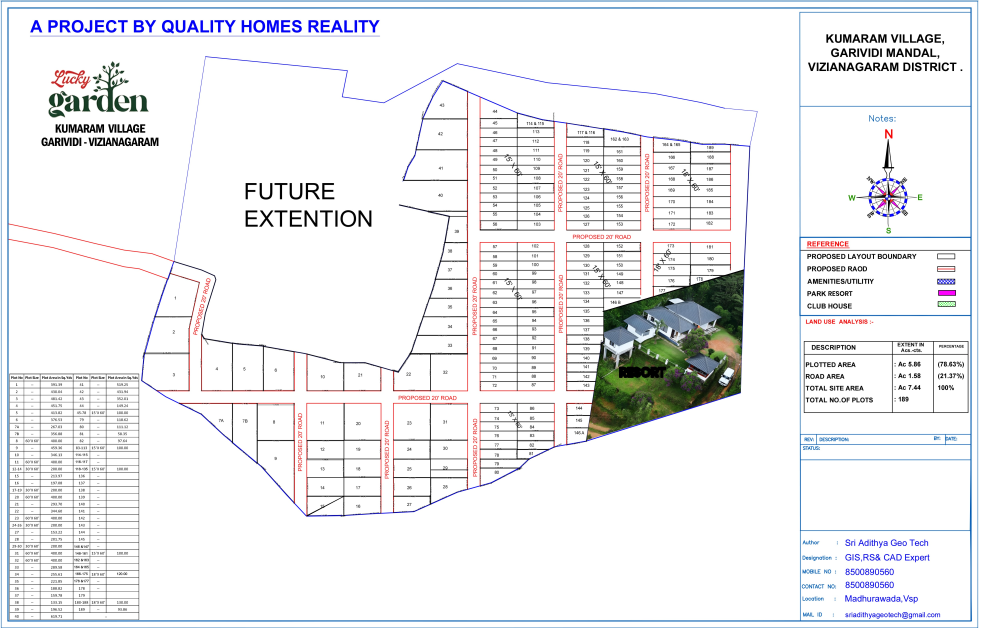
#> input picture layout-fix/scan.jpeg, 4928 x 3139 px (shown at 1/5 size)
$ python cmp.py scan.jpeg
#> lines starting #> are read from the running program, lines starting #| are printed output that depends on the picture
import cv2, numpy as np, sys
a=cv2.imread('scan.jpeg'); b=cv2.imread(sys.argv[1])
#> further down, a is the input picture: shape (3139, 4928, 3); mean B, G, R 239.1, 237.3, 237
def pair(box,scale,name):
#> called with box = (680, 1280, 1080, 2100), scale = 1.5, name = 'cmpA.png'
    x0,y0,x1,y1=box
    A=cv2.resize(a[y0:y1,x0:x1],None,fx=scale,fy=scale,interpolation=cv2.INTER_CUBIC)
    B=cv2.resize(b[y0:y1,x0:x1],None,fx=scale,fy=scale,interpolation=cv2.INTER_CUBIC)
    cv2.imwrite(name,np.hstack([A,np.full((A.shape[0],12,3),(0,160,255),np.uint8),B]))
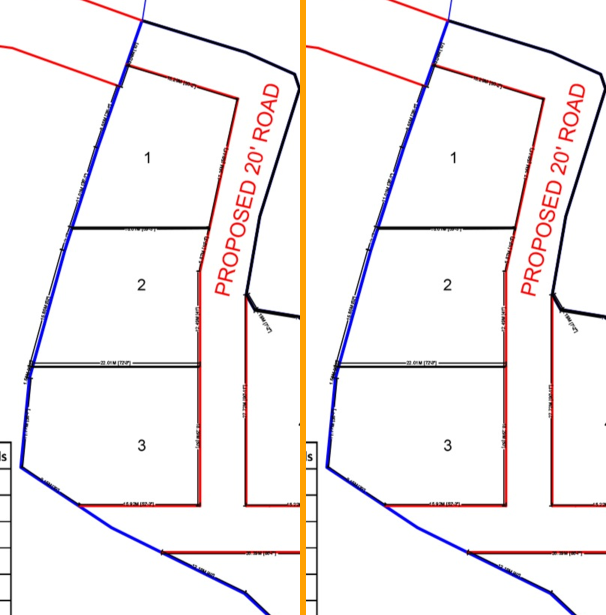
#> saved as cmpA.png: shape (1230, 1212, 3) (shown at 1/2 size); mean B, G, R 240.1, 239.1, 244.2
pair((680,1280,1080,2100),1.5,'cmpA.png')
pair((990,1640,1560,1800),1.4,'cmpA2.png')
#> call 2 of pair, with box = (990, 1640, 1560, 1800), scale = 1.4, name = 'cmpA2.png'
#> in pair (call 2), `A=cv2.resize(a[y0:y1,x0:x1],None,fx=scale,fy=scale,interpolation=cv2.I..`:
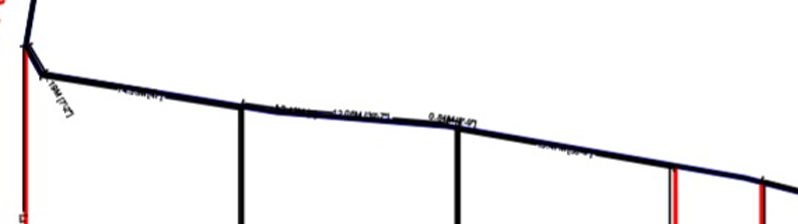
#> A: shape (224, 798, 3); mean B, G, R 242.7, 242, 243.2
#> in pair (call 2), `cv2.imwrite(name,np.hstack([A,np.full((A.shape[0],12,3),(0,160,255),np..`:
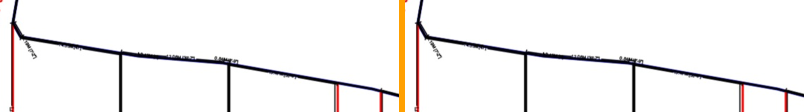
#> saved as cmpA2.png: shape (224, 1608, 3) (shown at 1/2 size); mean B, G, R 240.9, 241.3, 243.3
pair((1680,1740,2100,1920),1.9,'cmpB.png')
#> call 3 of pair, with box = (1680, 1740, 2100, 1920), scale = 1.9, name = 'cmpB.png'
#> in pair (call 3), `A=cv2.resize(a[y0:y1,x0:x1],None,fx=scale,fy=scale,interpolation=cv2.I..`:
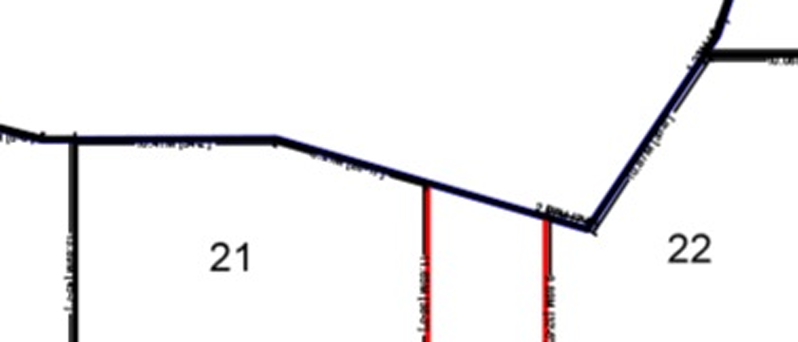
#> A: shape (342, 798, 3); mean B, G, R 242.1, 241.2, 242.3
#> in pair (call 3), `cv2.imwrite(name,np.hstack([A,np.full((A.shape[0],12,3),(0,160,255),np..`:
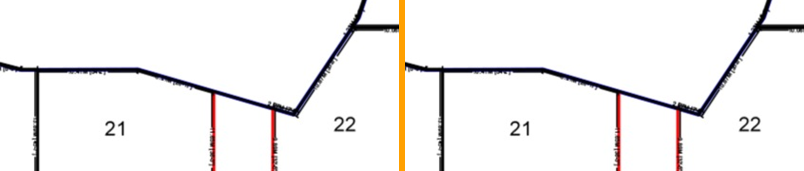
#> saved as cmpB.png: shape (342, 1608, 3) (shown at 1/2 size); mean B, G, R 240.3, 240.6, 242.4
pair((1960,370,2380,1080),1.4,'cmpC.png')
#> call 4 of pair, with box = (1960, 370, 2380, 1080), scale = 1.4, name = 'cmpC.png'
#> in pair (call 4), `A=cv2.resize(a[y0:y1,x0:x1],None,fx=scale,fy=scale,interpolation=cv2.I..`:
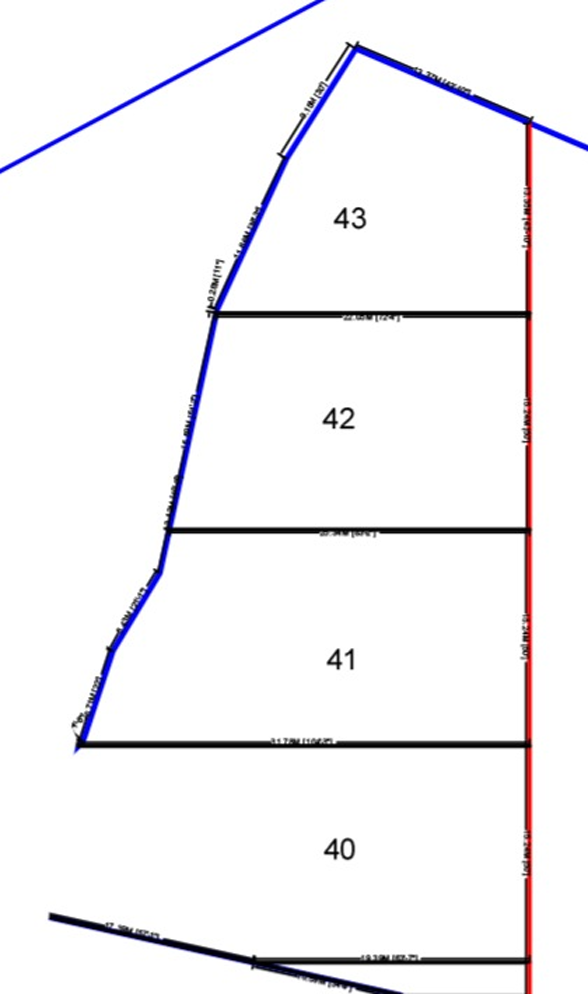
#> A: shape (994, 588, 3); mean B, G, R 245.6, 243.1, 244.3
#> in pair (call 4), `cv2.imwrite(name,np.hstack([A,np.full((A.shape[0],12,3),(0,160,255),np..`:
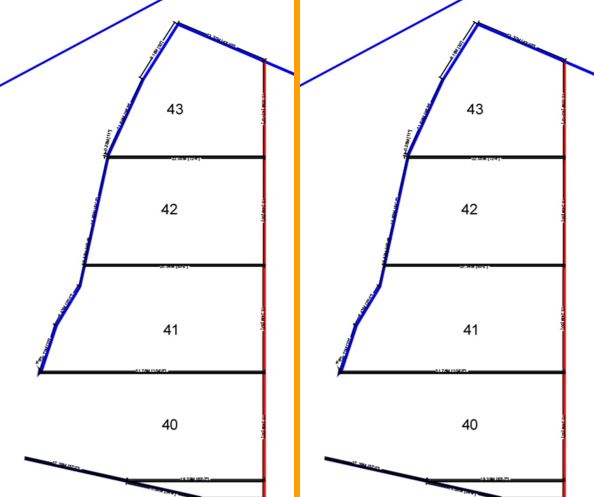
#> saved as cmpC.png: shape (994, 1188, 3) (shown at 1/2 size); mean B, G, R 243.1, 242.2, 244.4
